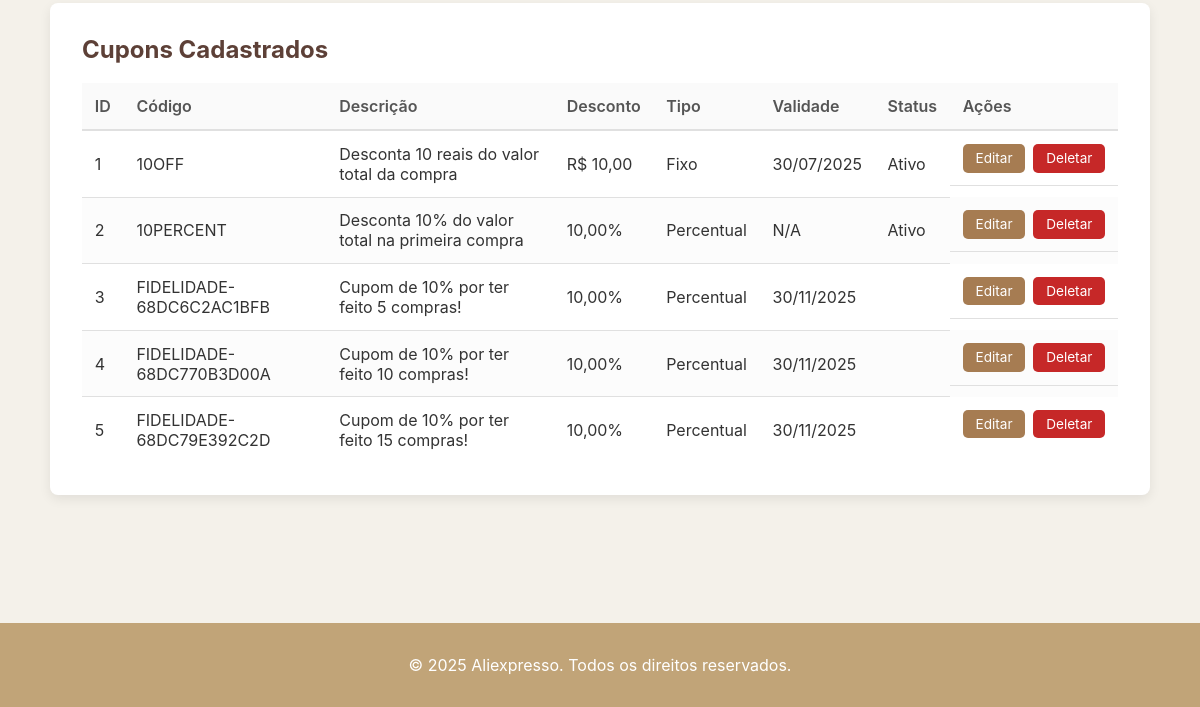
/index.php?page=admin&action=cupons (signed in, lower part), run on an earlier commit of the app's database.
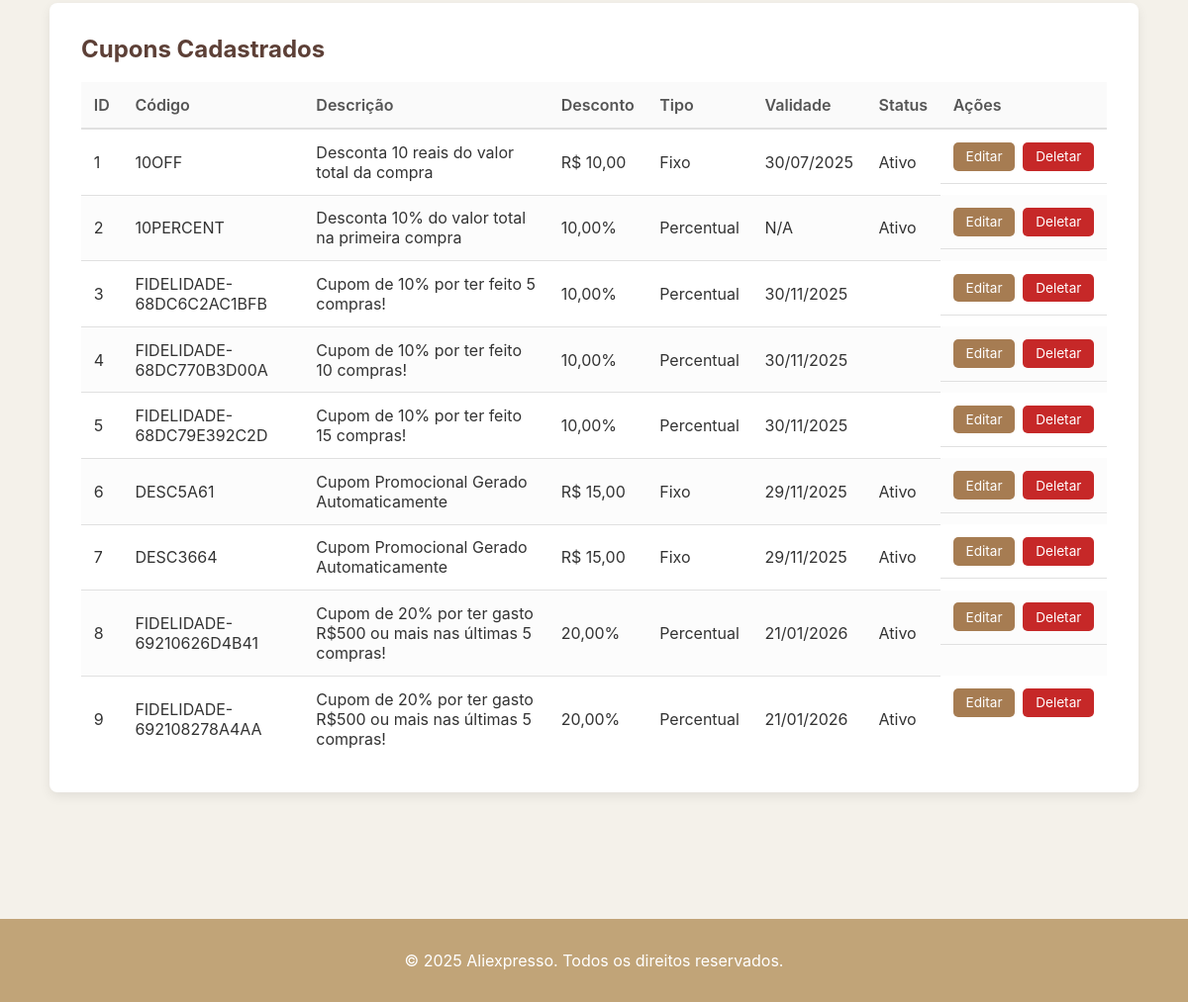
And on a later commit of the database.
### tables this page shows
CREATE TABLE `cupons` (
  `id_cupom` int(11) NOT NULL,
  `codigo` varchar(50) NOT NULL,
  `descricao` varchar(255) DEFAULT NULL,
  `valor_desconto` decimal(10,2) NOT NULL,
  `tipo` enum('fixo','percentual') NOT NULL DEFAULT 'fixo',
  `data_validade` date DEFAULT NULL,
  `status` enum('ativo','expirado') NOT NULL DEFAULT 'ativo'
);

### controller/AdminController.php (called while the page is built, shortened)
<?php
    class AdminController
    {
        private $cupomModel;
        public function __construct() {
            $this->cupomModel = new CupomModel();
        }
        public function cupons() {
            $coupons = $this->cupomModel->getAll();
            require_once __DIR__ . '/../view/admin/cupom_crud.php';
        }
    }
?>

### autoloader.php (called while the page is built, shortened)
<?php
    spl_autoload_register(function ($class) {
        $prefix = 'Aliexpresso\\';
        $base_dir = __DIR__ . '/';
        $len = strlen($prefix);
        $relative_class = substr($class, $len);
        $path = str_replace('\\', '/', $relative_class);
        $last_slash_pos = strrpos($path, '/');
        if ($last_slash_pos === false) {
            $directory_path = '';
            $class_file_name = $path;
        } else {
            $directory_path = substr($path, 0, $last_slash_pos);
            $class_file_name = substr($path, $last_slash_pos + 1);
        }
        $file = $base_dir . strtolower($directory_path) . '/' . $class_file_name . '.php';
    });
?>

### model/Database.php (called while the page is built)
<?php
    class Database {
        private static $instance = null;
        private $conn;
        private function __construct() {
            try {
                $dsn = 'mysql:host=localhost;port=3306;dbname=aliexpresso;charset=utf8mb4';
                $this->conn = new PDO($dsn, 'root', '');
                $this->conn->setAttribute(PDO::ATTR_ERRMODE, PDO::ERRMODE_EXCEPTION);
                $this->conn->setAttribute(PDO::ATTR_DEFAULT_FETCH_MODE, PDO::FETCH_ASSOC);
            } catch (PDOException $e) {
                die("Erro na conexão: " . $e->getMessage());
            }
        }
        public static function getInstance() {
            if (self::$instance === null) {
                self::$instance = new Database();
            }
            return self::$instance;
        }
        public function getConnection() {
            return $this->conn;
        }
    }
?>

### model/CupomModel.php (called while the page is built, shortened)
<?php
require_once __DIR__ . '/Database.php';
class CupomModel
{
    private $pdo;
    public function __construct() {
        $this->pdo = \Database::getInstance()->getConnection();
    }
    public function getAll() {
        $stmt = $this->pdo->prepare("SELECT * FROM cupons ORDER BY id_cupom ASC");
        $stmt->execute();
        return $stmt->fetchAll(PDO::FETCH_ASSOC);
    }
}

### view/admin/cupom_crud.php (the view, shortened to what this page needs)
<!DOCTYPE html>
<html lang="pt-br">
<head>
    <link rel="stylesheet" href="assets/css/admin.css">
    <link rel="stylesheet" href="assets/css/header.css">
    <link rel="stylesheet" href="assets/css/footer.css">
    <link rel="stylesheet" href="https://cdnjs.cloudflare.com/ajax/libs/font-awesome/6.0.0-beta3/css/all.min.css">
</head>
<body>
    <main class="admin-container">
        <div class="table-container">
            <h2>Cupons Cadastrados</h2>
            <table>
                <thead>
                    <tr>
                        <th>ID</th>
                        <th>Código</th>
                        <th>Descrição</th>
                        <th>Desconto</th>
                        <th>Tipo</th>
                        <th>Validade</th>
                        <th>Status</th>
                        <th>Ações</th>
                    </tr>
                </thead>
                <tbody>
                    <?php foreach ($coupons as $coupon): ?>
                    <tr>
                        <td><?= $coupon['id_cupom'] ?></td>
                        <td><?= htmlspecialchars($coupon['codigo']) ?></td>
                        <td><?= htmlspecialchars($coupon['descricao']) ?></td>
                        <td>
                            <?= ($coupon['tipo'] === 'fixo' ? 'R$ ' : '') . number_format($coupon['valor_desconto'], 2, ',', '.') . ($coupon['tipo'] === 'percentual' ? '%' : '') ?>
                        </td>
                        <td><?= ucfirst($coupon['tipo']) ?></td>
                        <td><?= $coupon['data_validade'] ? date('d/m/Y', strtotime($coupon['data_validade'])) : 'N/A' ?></td>
                        <td><?= ucfirst($coupon['status']) ?></td>
                        <td class="actions">
                            <a href="index.php?page=admin&action=cupons&edit_id=<?= $coupon['id_cupom'] ?>" class="btn-edit">Editar</a>
                            <a href="index.php?page=admin&action=deleteCoupon&id=<?= $coupon['id_cupom'] ?>" class="btn-delete" onclick="return confirm('Tem certeza?');">Deletar</a>
                        </td>
                    </tr>
                    <?php endforeach; ?>
                </tbody>
            </table>
        </div>
    </main>
</body>
</html>

What changed in the data, as far as the page shows it:
added cupons: id_cupom "6", codigo "DESC5A61", descricao "Cupom Promocional Gerado Automaticamente", shows "R$", valor_desconto "15,00", tipo "Fixo", data_validade "29/11/2025", status "Ativo"
added cupons: id_cupom "7", codigo "DESC3664", descricao "Cupom Promocional Gerado Automaticamente", shows "R$", valor_desconto "15,00", tipo "Fixo", data_validade "29/11/2025", status "Ativo"
added cupons: id_cupom "8", codigo "FIDELIDADE-69210626D4B41", descricao "Cupom de 20% por ter gasto R$500 ou mais nas últimas 5 compras!", valor_desconto "20,00", tipo "Percentual", data_validade "21/01/2026", status "Ativo"
added cupons: id_cupom "9", codigo "FIDELIDADE-692108278A4AA", descricao "Cupom de 20% por ter gasto R$500 ou mais nas últimas 5 compras!", valor_desconto "20,00", tipo "Percentual", data_validade "21/01/2026", status "Ativo"
